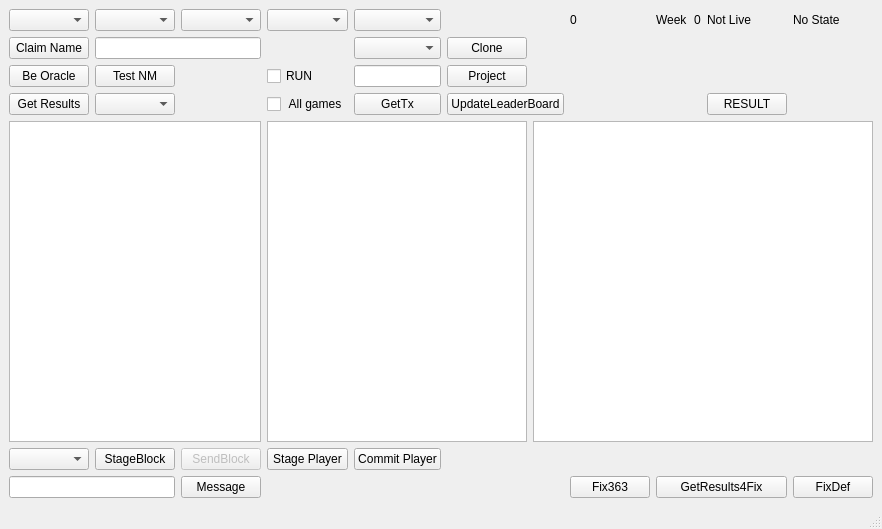
<?xml version="1.0" encoding="UTF-8"?>
<ui version="4.0">
 <class>TestingWindow</class>
 <widget class="QMainWindow" name="TestingWindow">
  <property name="geometry">
   <rect>
    <x>0</x>
    <y>0</y>
    <width>770</width>
    <height>529</height>
   </rect>
  </property>
  <property name="windowTitle">
   <string>MainWindow</string>
  </property>
  <widget class="QWidget" name="centralwidget">
   <layout class="QGridLayout" name="gridLayout">
    <item row="0" column="0">
     <widget class="QComboBox" name="weeks"/>
    </item>
    <item row="0" column="1">
     <widget class="QComboBox" name="game"/>
    </item>
    <item row="0" column="2">
     <widget class="QComboBox" name="team"/>
    </item>
    <item row="0" column="3">
     <widget class="QComboBox" name="pos"/>
    </item>
    <item row="0" column="4">
     <widget class="QComboBox" name="player"/>
    </item>
    <item row="0" column="7">
     <widget class="QLabel" name="season">
      <property name="text">
       <string>0</string>
      </property>
     </widget>
    </item>
    <item row="0" column="8">
     <widget class="QLabel" name="week_3">
      <property name="text">
       <string>Week</string>
      </property>
     </widget>
    </item>
    <item row="0" column="9">
     <widget class="QLabel" name="week">
      <property name="text">
       <string>0</string>
      </property>
     </widget>
    </item>
    <item row="0" column="10">
     <widget class="QLabel" name="Live">
      <property name="text">
       <string>Not Live</string>
      </property>
     </widget>
    </item>
    <item row="0" column="11">
     <widget class="QLabel" name="globalstate">
      <property name="text">
       <string>No State</string>
      </property>
     </widget>
    </item>
    <item row="1" column="0">
     <widget class="QPushButton" name="claimname">
      <property name="text">
       <string>Claim Name</string>
      </property>
     </widget>
    </item>
    <item row="1" column="1" colspan="2">
     <widget class="QLineEdit" name="FantassyNameIn"/>
    </item>
    <item row="1" column="4">
     <widget class="QComboBox" name="fantasynames"/>
    </item>
    <item row="1" column="5">
     <widget class="QPushButton" name="Clone">
      <property name="text">
       <string>Clone</string>
      </property>
     </widget>
    </item>
    <item row="2" column="0">
     <widget class="QPushButton" name="beoracle">
      <property name="text">
       <string>Be Oracle</string>
      </property>
     </widget>
    </item>
    <item row="2" column="1">
     <widget class="QPushButton" name="nmeonic">
      <property name="text">
       <string>Test NM</string>
      </property>
     </widget>
    </item>
    <item row="2" column="3">
     <widget class="QCheckBox" name="rundataagent">
      <property name="text">
       <string>RUN</string>
      </property>
     </widget>
    </item>
    <item row="2" column="4">
     <widget class="QLineEdit" name="projection"/>
    </item>
    <item row="2" column="5">
     <widget class="QPushButton" name="projectit">
      <property name="text">
       <string>Project</string>
      </property>
     </widget>
    </item>
    <item row="3" column="0">
     <widget class="QPushButton" name="GetGameResult">
      <property name="text">
       <string>Get Results</string>
      </property>
     </widget>
    </item>
    <item row="3" column="1">
     <widget class="QComboBox" name="gameID"/>
    </item>
    <item row="3" column="3">
     <widget class="QCheckBox" name="allgames">
      <property name="text">
       <string> All games</string>
      </property>
     </widget>
    </item>
    <item row="3" column="4">
     <widget class="QPushButton" name="GetTx">
      <property name="text">
       <string>GetTx</string>
      </property>
     </widget>
    </item>
    <item row="3" column="5" colspan="2">
     <widget class="QPushButton" name="updatelb">
      <property name="text">
       <string>UpdateLeaderBoard</string>
      </property>
     </widget>
    </item>
    <item row="3" column="10">
     <widget class="QPushButton" name="result">
      <property name="text">
       <string>RESULT</string>
      </property>
     </widget>
    </item>
    <item row="4" column="0" colspan="3">
     <widget class="QListWidget" name="staging_data"/>
    </item>
    <item row="4" column="3" colspan="3">
     <widget class="QListWidget" name="staging_tx"/>
    </item>
    <item row="4" column="6" colspan="6">
     <widget class="QListWidget" name="awards"/>
    </item>
    <item row="5" column="0">
     <widget class="QComboBox" name="transitions"/>
    </item>
    <item row="5" column="1">
     <widget class="QPushButton" name="StageBlock">
      <property name="text">
       <string>StageBlock</string>
      </property>
     </widget>
    </item>
    <item row="5" column="2">
     <widget class="QPushButton" name="SendBlock">
      <property name="enabled">
       <bool>false</bool>
      </property>
      <property name="text">
       <string>SendBlock</string>
      </property>
     </widget>
    </item>
    <item row="5" column="3">
     <widget class="QPushButton" name="stage_player">
      <property name="text">
       <string>Stage Player</string>
      </property>
     </widget>
    </item>
    <item row="5" column="4">
     <widget class="QPushButton" name="commit_player">
      <property name="text">
       <string>Commit Player</string>
      </property>
     </widget>
    </item>
    <item row="6" column="0" colspan="2">
     <widget class="QLineEdit" name="out"/>
    </item>
    <item row="6" column="2">
     <widget class="QPushButton" name="MsgButton">
      <property name="text">
       <string>Message</string>
      </property>
     </widget>
    </item>
    <item row="6" column="11">
     <widget class="QPushButton" name="FixDef">
      <property name="text">
       <string>FixDef</string>
      </property>
     </widget>
    </item>
    <item row="6" column="7">
     <widget class="QPushButton" name="fix363">
      <property name="text">
       <string>Fix363</string>
      </property>
     </widget>
    </item>
    <item row="6" column="8" colspan="3">
     <widget class="QPushButton" name="GetResults4Fix">
      <property name="text">
       <string>GetResults4Fix</string>
      </property>
     </widget>
    </item>
   </layout>
  </widget>
  <widget class="QMenuBar" name="menubar">
   <property name="geometry">
    <rect>
     <x>0</x>
     <y>0</y>
     <width>770</width>
     <height>21</height>
    </rect>
   </property>
  </widget>
  <widget class="QStatusBar" name="statusbar"/>
 </widget>
 <resources/>
 <connections/>
</ui>
